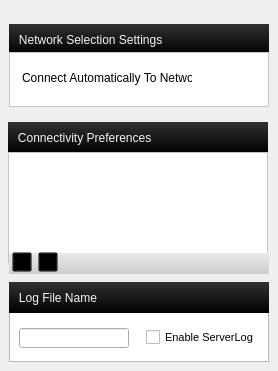
    <widget class="QWidget" name="generalSetting">
     <attribute name="title">
      <string>    Settings    </string>
     </attribute>
     <widget class="QLabel" name="connectSettingLabel">
      <property name="geometry">
       <rect>
        <x>9</x>
        <y>24</y>
        <width>260</width>
        <height>31</height>
       </rect>
      </property>
      <property name="styleSheet">
       <string notr="true">background-color: qlineargradient(spread:pad, x1:0, y1:0.029, x2:0, y2:1, stop:0 rgba(48, 48, 48, 255), stop:1 rgba(0, 0, 0, 255));
font: 75 10pt &quot;Trebuchet MS&quot;;
color:#f4f4f4;</string>
      </property>
      <property name="text">
       <string>   Network Selection Settings</string>
      </property>
     </widget>
     <widget class="QListView" name="connectSettingListview">
      <property name="geometry">
       <rect>
        <x>9</x>
        <y>52</y>
        <width>260</width>
        <height>55</height>
       </rect>
      </property>
      <property name="styleSheet">
       <string notr="true">background-color:#ffffff;</string>
      </property>
     </widget>
     <widget class="QLabel" name="techPriorityLabel">
      <property name="geometry">
       <rect>
        <x>8</x>
        <y>122</y>
        <width>260</width>
        <height>31</height>
       </rect>
      </property>
      <property name="styleSheet">
       <string notr="true">background-color: qlineargradient(spread:pad, x1:0, y1:0.029, x2:0, y2:1, stop:0 rgba(48, 48, 48, 255), stop:1 rgba(0, 0, 0, 255));
font: 75 10pt &quot;Trebuchet MS&quot;;
color:#f4f4f4;</string>
      </property>
      <property name="text">
       <string>   Connectivity Preferences</string>
      </property>
     </widget>
     <widget class="QListWidget" name="techPriorityListWidget">
      <property name="geometry">
       <rect>
        <x>8</x>
        <y>152</y>
        <width>260</width>
        <height>111</height>
       </rect>
      </property>
      <property name="styleSheet">
       <string notr="true">background-color:#ffffff;</string>
      </property>
     </widget>
     <widget class="QLabel" name="label_3">
      <property name="geometry">
       <rect>
        <x>9</x>
        <y>253</y>
        <width>260</width>
        <height>21</height>
       </rect>
      </property>
      <property name="styleSheet">
       <string notr="true">background-color: qlineargradient(spread:pad, x1:0, y1:0.029, x2:0, y2:0.988727, stop:0 rgba(232, 232, 232, 255), stop:1 rgba(205, 205, 205, 255));</string>
      </property>
      <property name="text">
       <string/>
      </property>
     </widget>
     <widget class="QPushButton" name="techUpPushButton">
      <property name="geometry">
       <rect>
        <x>12</x>
        <y>252</y>
        <width>20</width>
        <height>20</height>
       </rect>
      </property>
      <property name="styleSheet">
       <string notr="true">background-image: url(:/upTech);
background-color: transparent;</string>
      </property>
      <property name="text">
       <string/>
      </property>
     </widget>
     <widget class="QPushButton" name="techDownPushButton">
      <property name="geometry">
       <rect>
        <x>38</x>
        <y>252</y>
        <width>20</width>
        <height>20</height>
       </rect>
      </property>
      <property name="focusPolicy">
       <enum>Qt::NoFocus</enum>
      </property>
      <property name="styleSheet">
       <string notr="true">background-image: url(:/downTech);
background-color: transparent;</string>
      </property>
      <property name="text">
       <string/>
      </property>
     </widget>
     <widget class="QPushButton" name="connectState">
      <property name="geometry">
       <rect>
        <x>196</x>
        <y>65</y>
        <width>70</width>
        <height>25</height>
       </rect>
      </property>
      <property name="styleSheet">
       <string notr="true">image: url(:/onButton);border:none;outline:none;


</string>
      </property>
      <property name="text">
       <string/>
      </property>
      <property name="iconSize">
       <size>
        <width>10</width>
        <height>10</height>
       </size>
      </property>
     </widget>
     <widget class="QLabel" name="label_40">
      <property name="geometry">
       <rect>
        <x>22</x>
        <y>68</y>
        <width>170</width>
        <height>20</height>
       </rect>
      </property>
      <property name="text">
       <string>Connect Automatically To Network</string>
      </property>
     </widget>
     <widget class="QPushButton" name="applySettingsButton">
      <property name="geometry">
       <rect>
        <x>60</x>
        <y>248</y>
        <width>61</width>
        <height>30</height>
       </rect>
      </property>
      <property name="styleSheet">
       <string notr="true">border:none;outline:none;</string>
      </property>
      <property name="text">
       <string/>
      </property>
      <property name="icon">
       <iconset resource="umobile.qrc">
        <normaloff>:/ApplyButton</normaloff>:/ApplyButton</iconset>
      </property>
      <property name="iconSize">
       <size>
        <width>100</width>
        <height>28</height>
       </size>
      </property>
     </widget>
     <widget class="QCheckBox" name="fileLogginOption">
      <property name="geometry">
       <rect>
        <x>146</x>
        <y>322</y>
        <width>110</width>
        <height>31</height>
       </rect>
      </property>
      <property name="font">
       <font>
        <family>MS Shell Dlg 2</family>
        <pointsize>8</pointsize>
        <weight>50</weight>
        <italic>false</italic>
        <bold>false</bold>
       </font>
      </property>
      <property name="styleSheet">
       <string notr="true">font: 8pt &quot;MS Shell Dlg 2&quot;;</string>
      </property>
      <property name="text">
       <string>Enable ServerLog</string>
      </property>
     </widget>
     <widget class="QLineEdit" name="logFileName">
      <property name="geometry">
       <rect>
        <x>19</x>
        <y>328</y>
        <width>110</width>
        <height>20</height>
       </rect>
      </property>
     </widget>
     <widget class="QListView" name="listView_4">
      <property name="geometry">
       <rect>
        <x>9</x>
        <y>311</y>
        <width>260</width>
        <height>51</height>
       </rect>
      </property>
     </widget>
     <widget class="QLabel" name="label_36">
      <property name="geometry">
       <rect>
        <x>9</x>
        <y>282</y>
        <width>260</width>
        <height>31</height>
       </rect>
      </property>
      <property name="styleSheet">
       <string notr="true">background-color: qlineargradient(spread:pad, x1:0, y1:0.029, x2:0, y2:1, stop:0 rgba(48, 48, 48, 255), stop:1 rgba(0, 0, 0, 255));
font: 75 10pt &quot;Trebuchet MS&quot;;
color:#f4f4f4;</string>
      </property>
      <property name="text">
       <string>   Log File Name</string>
      </property>
     </widget>
     <zorder>connectSettingLabel</zorder>
     <zorder>connectSettingListview</zorder>
     <zorder>techPriorityLabel</zorder>
     <zorder>techPriorityListWidget</zorder>
     <zorder>label_3</zorder>
     <zorder>techUpPushButton</zorder>
     <zorder>techDownPushButton</zorder>
     <zorder>connectState</zorder>
     <zorder>label_40</zorder>
     <zorder>applySettingsButton</zorder>
     <zorder>listView_4</zorder>
     <zorder>label_36</zorder>
     <zorder>fileLogginOption</zorder>
     <zorder>logFileName</zorder>
    </widget>
